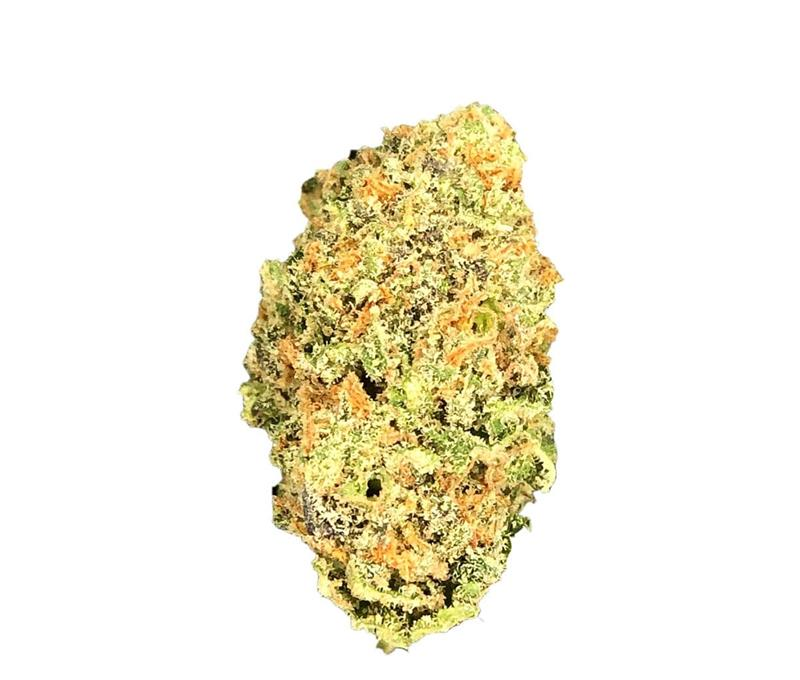
#> input picture Produkt_Bilder/default_flower.jpg, 800 x 680 px; its folder holds only this picture in this run
$ python -i connector.py   (imports and definitions only)
#> lines starting #> are read from the running program, lines starting #| are printed output that depends on the picture
import requests
import re
import os
import json
import time
from difflib import SequenceMatcher
from PIL import Image, ImageDraw
from dotenv import load_dotenv

# Lädt die Variablen aus der .env Datei in VS Code
# [1 line not run here, left out]

# ==========================================
# KONFIGURATION (Dynamisch aus .env)
# ==========================================
TENANT_ID     = os.environ.get("TENANT_ID", "675e2df2-6e8f-4868-a9d7-2d3d1d093907")
ENVIRONMENT   = os.environ.get("ENVIRONMENT", "Production")
CLIENT_ID     = os.environ.get("BC_CLIENT_ID", "")
CLIENT_SECRET = os.environ.get("BC_CLIENT_SECRET", "")

# Falls du die IDs auch in die .env packen willst:
COMPANY_ID    = os.environ.get("BC_COMPANY_ID", "")
ITEM_CATEGORY = ""
UNIT_CODE     = "GR"
FILLING_CODE  = "100.XXX"

ODATA_ATTR_SERVICE  = "Artikelattribute_SD"
ODATA_VAL_SERVICE   = "Artikelattributwerte_SD"

API_PUBLISHER = "flowzz"       # Aus AL-Page: APIPublisher = 'flowzz'
API_GROUP     = "automation"   # Aus AL-Page: APIGroup = 'automation'
API_VERSION   = "v2.0"         # Aus AL-Page: APIVersion = 'v2.0'
# Für die Attribute:
API_ENTITY    = "itemAttributeMappings" # Aus EntitySetName

START_NUMMER  = 3000
PREFIX        = "100."

# Partner Clients für den Masterdata-Sync
SYNC_CLIENTS = [
    "CITY_PROD", "COL_PROD", "EA_PROD", "OP_PROD1", "PROD_PELIKAN",
    "PROD_SD", "ROLAND_PROD", "SAB_PROD", "SPITAL_PROD", "VIT_PROD",
    # --- UAT ---
    "CITY_UAT", "COL_UAT", "COL_UAT2", "EA_UAT", "OP_UAT",
    "SASB_UAT", "SPIT_UAT", "UAT_PELIKAN", "VIT_UAT", "FINC_UAT"
]

# ==========================================
# HELPER & CLEANING
# ==========================================

# [6 lines left out: function clean_string_global, not called in this run]

def remove_watermark_rectangle(file_path):
#> called with file_path = 'Produkt_Bilder/default_flower.jpg'
    try:
        with Image.open(file_path) as img:
            # 1. Transparenz-Check & Korrektur
#> img is the input picture: PIL image 800x680 RGB; mean R, G, B 241.9, 237.8, 220.1
            if img.mode in ("RGBA", "P") or "transparency" in img.info:
                img = img.convert("RGBA")
                # Weißes "Blatt" unter die Blüte legen
                background = Image.new("RGBA", img.size, (255, 255, 255, 255))
                combined = Image.alpha_composite(background, img)
                img = combined.convert("RGB")
            else:
                # Normales Bild: Wie bisher direkt konvertieren
                img = img.convert("RGB")

            # 2. Wasserzeichen übermalen (Deine Logik)
            width, height = img.size
#> width = 800; height = 680
            draw = ImageDraw.Draw(img)

            # Koordinaten für das Rechteck unten rechts (Flowzz Logo)
            rect_width = 380
            rect_height = 160
            coords = [width - rect_width, height - rect_height, width, height]
#> coords = [420, 520, 800, 680]

            draw.rectangle(coords, fill=(255, 255, 255), outline=None)

            # 3. Speichern
            img.save(file_path, quality=95)
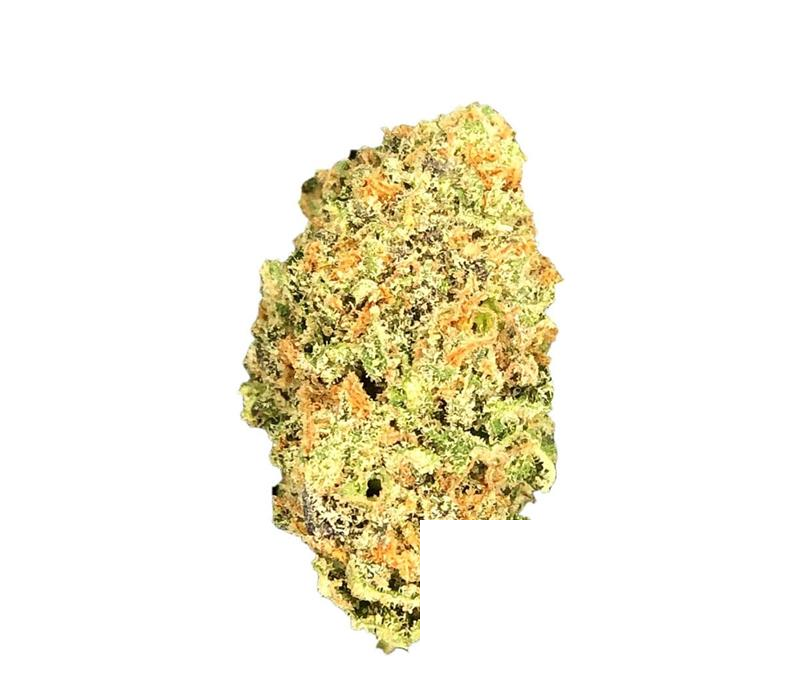
#> saved as default_flower.jpg: PIL image 800x680 RGB; mean R, G, B 243, 239, 222.5
            print(f"      ✅ Bild-Hintergrund & Wasserzeichen optimiert: {file_path}")

    except Exception as e:
        print(f"      ⚠️ Warnung: Konnte Wasserzeichen nicht entfernen: {e}")

# ==========================================
# MAPPINGS
# ==========================================
VALUE_MAPPINGS = {
    "Sorte": {
        "Hybrid Indica dominant":        "Indica dominant",
        "Hybrid Sativa dominant":        "Sativa dominant",
        "Sativa Sativa dominant":        "Sativa dominant",
        "Indica Indica dominant":        "Indica dominant",
        "Sativa dominant":               "Sativa dominant",
        "Indica dominant":               "Indica dominant",
        "Hybrid":                        "Hybrid",
        "Sativa":                        "Sativa",
        "Indica":                        "Indica"
    },
    "Bestrahlung": {
        "Bestrahlt": "Bestrahlt",
        "Unbestrahlt": "Unbestrahlt",
        "Nicht bestrahlt": "Unbestrahlt"
    }
}

MANUFACTURER_CODE_MAPPING = {
    "1A Pharma": "1APHARMA", "ACA Müller Pharma": "ACA-MUELLE", "ADREXpharma": "ADREX",
    "Adven": "ADVEN", "alephSana": "ALEPHSANA", "Amp": "AMP", "Apocan": "APOCAN",
    "Apurano": "APURANO", "Aurora": "AURORA", "Avaay Medical": "AVAAY", "Avaay": "AVAAY",
    "Avextra Pharma": "AVEXTRA PH", "Balancial GmbH": "BALANCIAL", "Balancial": "BALANCIAL", "Bathera": "BATHERA",
    "Bavamedical": "BAVAMED", "Bavaria Weed": "BAVA-WEED", "BC Green": "BC-GREEN",
    "Beacon Medical Germany": "BEACON", "Beacon Medical": "BEACON", "Becanex GmbH": "BECANEX",
    "Bedrocan": "BEDROCAN", "California’s Medical": "CALI-MED", "Can Bava Med": "CAN BAVA M",
    "Canapac": "CANAPAC", "Canify": "CANIFY", "Cannaflos": "CANNAFLOS", "Cannamedical": "CANNAMEDIC",
    "Cannovum": "CANNOVUM", "Cannymed": "CANNYMED", "canymed": "CANYMED",
    "Canopy Growth": "CANOPY", "Canopy Medical": "CANOPY", "CanPharma": "CANPHARMA",
    "Cansativa": "CANSATIVA", "Cantourage": "CANTOURAGE", "Cannabistada": "CA-STADA",
    "Stada": "CA-STADA", "CNBS Medical": "CNBS", "Collini Apotheke": "COLLINI",
    "Day3 Pharma": "DAY3", "Demecan": "DEMECAN", "Dopiopharm": "DOPIOPHARM",
    "Drapalin": "DRAPALIN", "Enua": "ENUA", "ENUA Pharma": "ENUA", "Ethypharm": "ETHYPHARM",
    "Farmako": "FARMAKO", "Felder Green": "FELDERGREE", "Fette Pharma GmbH": "FETTE-PHAR", "Genetia Production": "GENETIA",
    "Four 20 Pharma": "FOUR20PHAR", "Four20 Pharma": "FOUR20PHAR", "420 Pharma": "FOUR20PHAR",
    "German Medical": "GERMAN-MED", "Grow Pharma": "GROW-PHARM", "Grünhorn": "GRUENHORN",
    "HAPA pharm": "HAPA-PHARM", "HerbaMedica": "HERBAMED", "Herbery": "HERBERY",
    "Herbsana": "HERBSANA", "Hexacan": "HEXACAN", "Heyday": "HEYDAY", "Ilios Santé": "ILLIOS-SAN",
    "IMC": "IMC", "IUVO Therapeutics GmbH": "IUVO", "IUVO": "IUVO", "Khiron": "KHIRON",
    "Kineo Medical GmbH": "KINEO", "LINNEO Health S.L.": "LINNEO", "Little Green Pharma": "LITTLEGREE",
    "Madrecan": "MADRECAN", "Materia": "MATERIA", "MeCann": "MECANN", "MediCann": "MEDICANN",
    "Medipharm Labs": "MEDIPHARML", "Mediprocan": "MEDIPROCAN", "MGF Via Medical": "MGF",
    "Montu Group": "MONTU", "Naxiva": "NAXIVA", "NEDCANN": "NEDCANN", "Nimbus": "NIMBUS",
    "Noc Pharma GmbH": "NOC", "Novacana": "NOVACANA", "Oxygen": "OXYGEN", "Peace Naturals": "PEACENATUR",
    "Pharmaleaves": "PHARMALEA", "Pharmcann": "PHARMCANN", "phyto-hemp": "PHYTO-HEMP",
    "PureCan": "PURECAN", "Remexian": "REMEXIAN", "Remexian Pharma": "REMEXIAN", "RUA": "RUA",
    "Solidmind Group GmbH": "SOLIDMIND", "SOMAÍ Pharmaceuticals": "SOMAI", "Swiss Alpino Pharma": "SWISSALPIN",
    "Therismos": "THERISMOS", "Tikun Olam Europe": "TIKUNOLAM", "Tilray": "TILRAY",
    "Top Shelf Medical": "TOPSHELF", "Vayamed": "VAYAMED", "Vertanical": "VERTANICAL",
    "Schroll Medical": "SCHROLL", "Weeco": "WEECO", "WMG Pharma": "WMG", "ROOBS GmbH": "ROOBS", "YouCann": "YOUCANN",
}

CREATE_NEW_VALUES = True
MAX_ITEMS_PRO_SPALTE = 3

# ==========================================
# CLASS: BusinessCentralConnector
# ==========================================
class BusinessCentralConnector:
    # [547 lines left out: functions __init__, authenticate, _get_company_id, _find_company_name, _load_existing_items, _load_odata_attributes and 12 more, not called in this run]

>>> result = remove_watermark_rectangle('Produkt_Bilder/default_flower.jpg')
